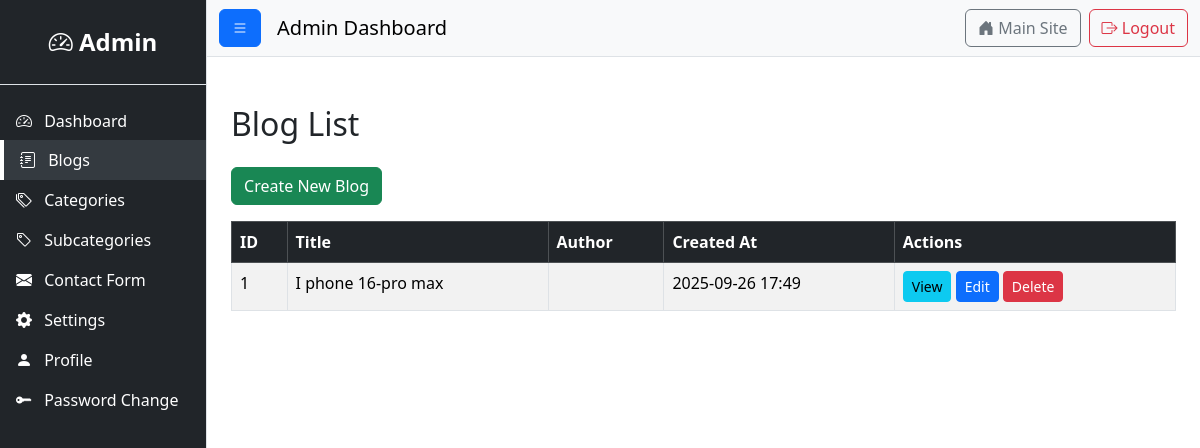
Screenshot of /user/blogs with the database file from the repository.
### blog/models.py (models this page shows, shortened)
class Blog(models.Model):
    title = models.CharField(max_length=200)
    slug = models.SlugField(unique=True, blank=True)
    content = RichTextField()
    author = models.CharField(max_length=100, default='Admin')
    created_at = models.DateTimeField(auto_now_add=True)
    updated_at = models.DateTimeField(auto_now=True)
    published = models.BooleanField(default=False)
    category = models.ForeignKey('Category', on_delete=models.SET_NULL, null=True, blank=True)
    subcategory = models.ForeignKey('SubCategory', on_delete=models.SET_NULL, null=True, blank=True)
    image = models.ImageField(upload_to=file_image, blank=True, null=True)
    meta_title = models.CharField(max_length=160, blank=True, null=True)
    meta_description = models.CharField(max_length=160, blank=True, null=True)
    meta_keywords = models.CharField(max_length=255, blank=True, null=True)
    meta_image = models.ImageField(upload_to=file_meta_image, blank=True, null=True)
    class Meta:
        ordering = ['-created_at']
        verbose_name_plural = "Blogs"

### user/views.py (the view)
# urls.py: path('blogs', views.all_blogs, name='all-blogs'),
def all_blogs(request):
    blogs = Blog.objects.all().order_by('-created_at')
    context = {
        'blogs': blogs,
    }
    return render(request, 'user/blog_list.html', context)

### home/context_processors.py (called while the page is built)
def websetting_processor(request):
    websetting = Websetting.objects.first()
    return {'websetting': websetting}

### user/templates/user/blog_list.html (shortened to what this page needs)
{% extends "base.html" %}
{% load static %}
{% block content %}
<div class="container mt-5">
    <h2 class="mb-4">Blog List</h2>
    <a href="{% url 'blog:blog-create' %}" class="btn btn-success mb-3">Create New Blog</a>
    <table class="table table-bordered table-striped">
        <thead class="table-dark">
            <tr>
                <th>ID</th>
                <th>Title</th>
                <th>Author</th>
                <th>Created At</th>
                <th>Actions</th>
            </tr>
        </thead>
        <tbody>
            {% for blog in blogs %}
            <tr>
                <td>{{ blog.id }}</td>
                <td>{{ blog.title }}</td>
                <td>{{ blog.author.username }}</td>
                <td>{{ blog.created_at|date:"Y-m-d H:i" }}</td>
                <td>
                    <a href="{% url 'blog:blog-post' blog.slug %}" class="btn btn-info btn-sm">View</a>
                    <a href="{% url 'blog:blog-edit' blog.id %}" class="btn btn-primary btn-sm">Edit</a>
                    <form action="{% url 'blog:blog-delete' blog.id %}" method="post" class="d-inline">
                        <button type="submit" class="btn btn-danger btn-sm" onclick="return confirm('Are you sure?');">Delete</button>
                    </form>
                </td>
            </tr>
            {% empty %}
            <tr>
                <td colspan="5" class="text-center">No blogs found.</td>
            </tr>
            {% endfor %}
        </tbody>
    </table>
</div>
{% endblock %}

### rows the page displays
Blog: id "1", title "I phone 16-pro max", created_at "2025-09-26 17:49"
